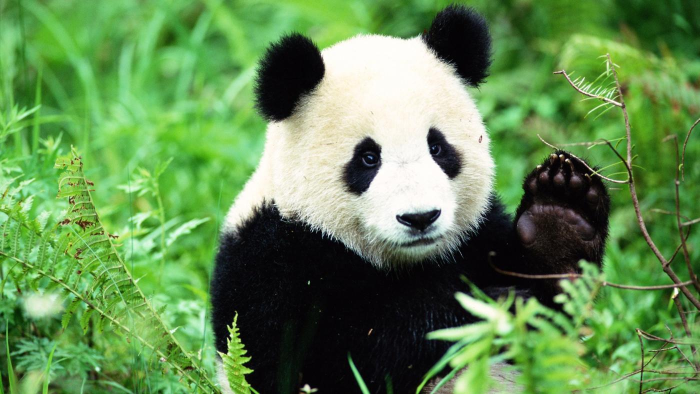
#> input picture Homeworks/ps9_python_Chermak_Nick/input/im1.jpg, 1400 x 788 px, found by its file name (shown at 1/2 size)
$ python ps9.py
#> lines starting #> are read from the running program, lines starting #| are printed output that depends on the picture
### Homeworks/ps9_python_Chermak_Nick/kmeans_single.py
import numpy as np
from scipy.spatial.distance import cdist


def kmeans_single(X, K, iters):
    #initialize
    m, n = X.shape
    mins = X.min(axis=0)
    maxs = X.max(axis=0)
    means = np.random.rand(K, n) * (maxs - mins) + mins

    for i in range(iters):
        distances = cdist(X, means, 'euclidean')
        ids = np.argmin(distances, axis=1)
        for k in range(K):
            if np.any(ids == k):
                means[k] = np.mean(X[ids == k], axis=0)
    ssd = sum(np.sum((X - means[ids])**2, axis=1))

    return ids, means, ssd

### Homeworks/ps9_python_Chermak_Nick/kmeans_multiple.py
from kmeans_single import kmeans_single
import numpy as np

def kmeans_multiple(X, K, iters, R):
    final_ids, final_means, final_ssd = kmeans_single(X, K, iters)

    for i in range(1, R):
        ids, means, ssd = kmeans_single(X, K, iters)

        if ssd < final_ssd:
            final_ssd = ssd
            final_ids = ids
            final_means = means

    return final_ids, final_means, final_ssd

### Homeworks/ps9_python_Chermak_Nick/ps9.py
import os
import numpy as np
from PIL import Image
from kmeans_multiple import kmeans_multiple
import matplotlib.pyplot as plt

#part c
image1 = Image.open('input\\Im1.jpg').resize((100, 100))
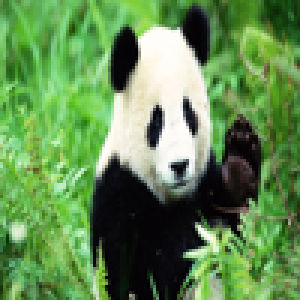
#> image1: PIL image 100x100 RGB (shown 3 times larger); mean R, G, B 98.2, 139.5, 81.5
image2 = Image.open('input\\Im2.jpg').resize((100, 100))
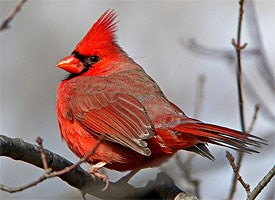
#> input picture Homeworks/ps9_python_Chermak_Nick/input/im2.jpg, 275 x 200 px, found by its file name
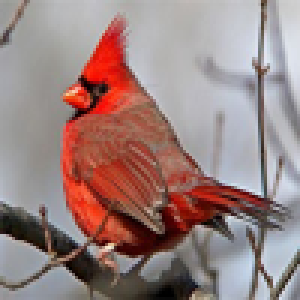
#> image2: PIL image 100x100 RGB (shown 3 times larger); mean R, G, B 154.3, 130.1, 127.9
image3 = Image.open('input\\Im3.png').resize((100, 100))
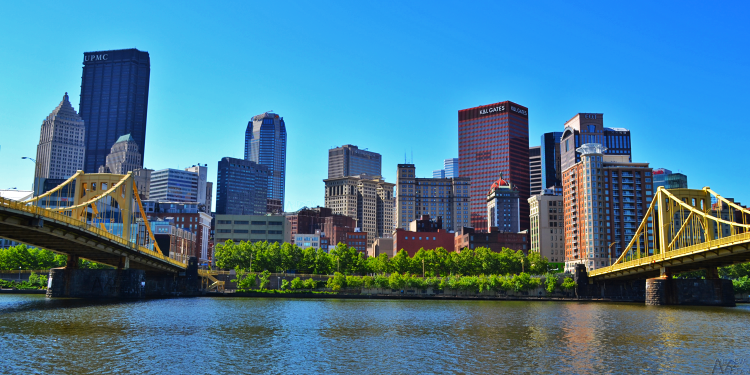
#> input picture Homeworks/ps9_python_Chermak_Nick/input/im3.png, 1500 x 750 px, found by its file name (shown at 1/2 size)
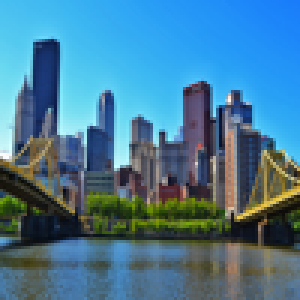
#> image3: PIL image 100x100 RGB (shown 3 times larger); mean R, G, B 71.5, 122.5, 149.7

image1 = np.array(image1)
image2 = np.array(image2)
image3 = np.array(image3)

image1 = np.reshape(image1, (100 * 100, 3))
image2 = np.reshape(image2, (100 * 100, 3))
image3 = np.reshape(image3, (100 * 100, 3))

images = [image1, image2, image3]

K_values = [3, 5, 7]
iters_values = [7, 13, 20]
R_values = [5, 15, 30]

#fig, axes = plt.subplots(len(K_values), len(R_values)*len(iters_values), figsize=(20, 20))
for i, image in enumerate(images):
    #for i, ax in enumerate(axes.flat):
        for K in K_values:
            for iters in iters_values:
                for R in R_values:
#> (the run stopped early here; a loop or call above may not have finished)
